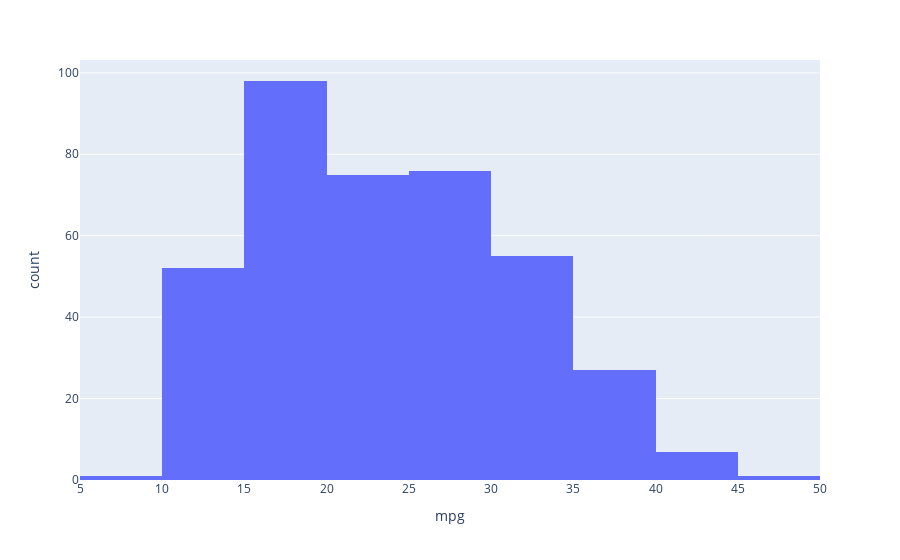

The cell this chart's notebook holds for it:
### Code cell
px.histogram(df, x="mpg", nbins=12)

### Figure 1 — Plotly figure (JSON) as saved in the notebook; plotly's stock layout.template omitted (floating-point values rounded to 4 significant figures; data arrays with more than 128 entries replaced by an {"elided": "..."} marker saying what was removed)
{"data": [{"alignmentgroup": "True", "bingroup": "x", "hovertemplate": "mpg=%{x}<br>count=%{y}<extra></extra>", "legendgroup": "", "marker": {"color": "#636efa", "pattern": {"shape": ""}}, "name": "", "nbinsx": 12, "offsetgroup": "", "orientation": "v", "showlegend": false, "type": "histogram", "x": {"elided": "392 float values"}, "xaxis": "x", "yaxis": "y"}], "layout": {"barmode": "relative", "legend": {"tracegroupgap": 0}, "margin": {"t": 60}, "xaxis": {"anchor": "y", "domain": [0, 1], "title": {"text": "mpg"}}, "yaxis": {"anchor": "x", "domain": [0, 1], "title": {"text": "count"}}}}
